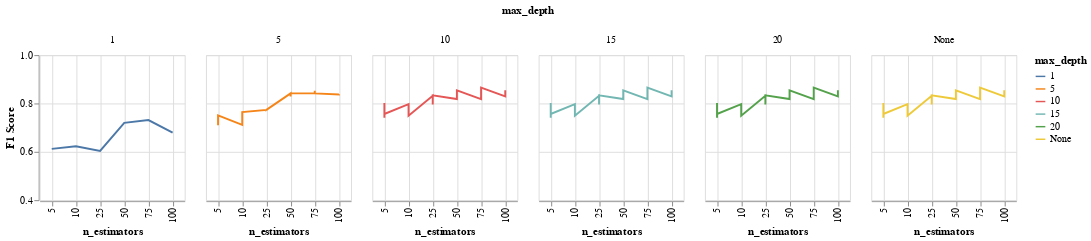

The notebook cell this image was saved under:
### Code cell
# Extract hyperparameter values and F1-scores
n_estimators_values = results['param_n_estimators']
max_depth_values = results['param_max_depth'].data.astype(str)
f1_scores = results['mean_test_score']

# Create DataFrame from GridSearchCV results
gridsearch = pd.DataFrame({
    'n_estimators': n_estimators_values,
    'max_depth': max_depth_values,
    'F1 Score': f1_scores
})

# plotting F1 score vs number of trees by tree depth
max_depth_order = ['1', '5', '10', '15', '20', 'None']

alt.Chart(gridsearch).mark_line().encode(
    x = alt.X('n_estimators:O', axis=alt.Axis(grid=True)),
    y = alt.Y('F1 Score:Q', scale=alt.Scale(domain=[0.40, 1.00])),
    color=alt.Color('max_depth:N', sort=max_depth_order)
).properties(
    height=150, 
    width=150
).facet(
    column=alt.Column('max_depth:N', sort=max_depth_order)
)

### Figure 1 — Vega-Lite specification as saved in the notebook (floating-point values rounded to 4 significant figures)
{"config": {"view": {"continuousWidth": 300, "continuousHeight": 300}}, "data": {"name": "data-fe5a989d7c6d09f2bc64f5867d02f155"}, "facet": {"column": {"field": "max_depth", "sort": ["1", "5", "10", "15", "20", "None"], "type": "nominal"}}, "spec": {"mark": {"type": "line"}, "encoding": {"color": {"field": "max_depth", "sort": ["1", "5", "10", "15", "20", "None"], "type": "nominal"}, "x": {"axis": {"grid": true}, "field": "n_estimators", "type": "ordinal"}, "y": {"field": "F1 Score", "scale": {"domain": [0.4, 1.0]}, "type": "quantitative"}}, "height": 150, "width": 150}, "$schema": "https://vega.github.io/schema/vega-lite/v5.20.1.json", "datasets": {"data-fe5a989d7c6d09f2bc64f5867d02f155": [{"n_estimators": 5, "max_depth": "None", "F1 Score": 0.7411}, {"n_estimators": 10, "max_depth": "None", "F1 Score": 0.7972}, {"n_estimators": 25, "max_depth": "None", "F1 Score": 0.8321}, {"n_estimators": 50, "max_depth": "None", "F1 Score": 0.8182}, {"n_estimators": 75, "max_depth": "None", "F1 Score": 0.8182}, {"n_estimators": 100, "max_depth": "None", "F1 Score": 0.8295}, {"n_estimators": 5, "max_depth": "None", "F1 Score": 0.8019}, {"n_estimators": 10, "max_depth": "None", "F1 Score": 0.7543}, {"n_estimators": 25, "max_depth": "None", "F1 Score": 0.7954}, {"n_estimators": 50, "max_depth": "None", "F1 Score": 0.8406}, {"n_estimators": 75, "max_depth": "None", "F1 Score": 0.8531}, {"n_estimators": 100, "max_depth": "None", "F1 Score": 0.8531}, {"n_estimators": 5, "max_depth": "None", "F1 Score": 0.7566}, {"n_estimators": 10, "max_depth": "None", "F1 Score": 0.7496}, {"n_estimators": 25, "max_depth": "None", "F1 Score": 0.8333}, {"n_estimators": 50, "max_depth": "None", "F1 Score": 0.8544}, {"n_estimators": 75, "max_depth": "None", "F1 Score": 0.8658}, {"n_estimators": 100, "max_depth": "None", "F1 Score": 0.8544}, {"n_estimators": 5, "max_depth": "1", "F1 Score": 0.6122}, {"n_estimators": 10, "max_depth": "1", "F1 Score": 0.6232}, {"n_estimators": 25, "max_depth": "1", "F1 Score": 0.6038}, {"n_estimators": 50, "max_depth": "1", "F1 Score": 0.7197}, {"n_estimators": 75, "max_depth": "1", "F1 Score": 0.7311}, {"n_estimators": 100, "max_depth": "1", "F1 Score": 0.6796}, {"n_estimators": 5, "max_depth": "1", "F1 Score": 0.6122}, {"n_estimators": 10, "max_depth": "1", "F1 Score": 0.6232}, {"n_estimators": 25, "max_depth": "1", "F1 Score": 0.6038}, {"n_estimators": 50, "max_depth": "1", "F1 Score": 0.7197}, {"n_estimators": 75, "max_depth": "1", "F1 Score": 0.7311}, {"n_estimators": 100, "max_depth": "1", "F1 Score": 0.6796}, {"n_estimators": 5, "max_depth": "1", "F1 Score": 0.6122}, {"n_estimators": 10, "max_depth": "1", "F1 Score": 0.6232}, {"n_estimators": 25, "max_depth": "1", "F1 Score": 0.6038}, {"n_estimators": 50, "max_depth": "1", "F1 Score": 0.7197}, {"n_estimators": 75, "max_depth": "1", "F1 Score": 0.7311}, {"n_estimators": 100, "max_depth": "1", "F1 Score": 0.6796}, {"n_estimators": 5, "max_depth": "5", "F1 Score": 0.7099}, {"n_estimators": 10, "max_depth": "5", "F1 Score": 0.7119}, {"n_estimators": 25, "max_depth": "5", "F1 Score": 0.7735}, {"n_estimators": 50, "max_depth": "5", "F1 Score": 0.8418}, {"n_estimators": 75, "max_depth": "5", "F1 Score": 0.8418}, {"n_estimators": 100, "max_depth": "5", "F1 Score": 0.8369}, {"n_estimators": 5, "max_depth": "5", "F1 Score": 0.7379}, {"n_estimators": 10, "max_depth": "5", "F1 Score": 0.7352}, {"n_estimators": 25, "max_depth": "5", "F1 Score": 0.7753}, {"n_estimators": 50, "max_depth": "5", "F1 Score": 0.8293}, {"n_estimators": 75, "max_depth": "5", "F1 Score": 0.8531}, {"n_estimators": 100, "max_depth": "5", "F1 Score": 0.8369}, {"n_estimators": 5, "max_depth": "5", "F1 Score": 0.751}, {"n_estimators": 10, "max_depth": "5", "F1 Score": 0.7646}, {"n_estimators": 25, "max_depth": "5", "F1 Score": 0.7734}, {"n_estimators": 50, "max_depth": "5", "F1 Score": 0.8418}, {"n_estimators": 75, "max_depth": "5", "F1 Score": 0.8418}, {"n_estimators": 100, "max_depth": "5", "F1 Score": 0.8386}, {"n_estimators": 5, "max_depth": "10", "F1 Score": 0.7411}, {"n_estimators": 10, "max_depth": "10", "F1 Score": 0.7972}, {"n_estimators": 25, "max_depth": "10", "F1 Score": 0.8321}, {"n_estimators": 50, "max_depth": "10", "F1 Score": 0.8182}, {"n_estimators": 75, "max_depth": "10", "F1 Score": 0.8182}, {"n_estimators": 100, "max_depth": "10", "F1 Score": 0.8295}, {"n_estimators": 5, "max_depth": "10", "F1 Score": 0.8019}, {"n_estimators": 10, "max_depth": "10", "F1 Score": 0.7543}, {"n_estimators": 25, "max_depth": "10", "F1 Score": 0.7954}, {"n_estimators": 50, "max_depth": "10", "F1 Score": 0.8406}, {"n_estimators": 75, "max_depth": "10", "F1 Score": 0.8531}, {"n_estimators": 100, "max_depth": "10", "F1 Score": 0.8531}, {"n_estimators": 5, "max_depth": "10", "F1 Score": 0.7566}, {"n_estimators": 10, "max_depth": "10", "F1 Score": 0.7496}, {"n_estimators": 25, "max_depth": "10", "F1 Score": 0.8333}, {"n_estimators": 50, "max_depth": "10", "F1 Score": 0.8544}, {"n_estimators": 75, "max_depth": "10", "F1 Score": 0.8658}, {"n_estimators": 100, "max_depth": "10", "F1 Score": 0.8544}, {"n_estimators": 5, "max_depth": "15", "F1 Score": 0.7411}, {"n_estimators": 10, "max_depth": "15", "F1 Score": 0.7972}, {"n_estimators": 25, "max_depth": "15", "F1 Score": 0.8321}, {"n_estimators": 50, "max_depth": "15", "F1 Score": 0.8182}, {"n_estimators": 75, "max_depth": "15", "F1 Score": 0.8182}, {"n_estimators": 100, "max_depth": "15", "F1 Score": 0.8295}, {"n_estimators": 5, "max_depth": "15", "F1 Score": 0.8019}, {"n_estimators": 10, "max_depth": "15", "F1 Score": 0.7543}, {"n_estimators": 25, "max_depth": "15", "F1 Score": 0.7954}, {"n_estimators": 50, "max_depth": "15", "F1 Score": 0.8406}, {"n_estimators": 75, "max_depth": "15", "F1 Score": 0.8531}, {"n_estimators": 100, "max_depth": "15", "F1 Score": 0.8531}, {"n_estimators": 5, "max_depth": "15", "F1 Score": 0.7566}, {"n_estimators": 10, "max_depth": "15", "F1 Score": 0.7496}, {"n_estimators": 25, "max_depth": "15", "F1 Score": 0.8333}, {"n_estimators": 50, "max_depth": "15", "F1 Score": 0.8544}, {"n_estimators": 75, "max_depth": "15", "F1 Score": 0.8658}, {"n_estimators": 100, "max_depth": "15", "F1 Score": 0.8544}, {"n_estimators": 5, "max_depth": "20", "F1 Score": 0.7411}, {"n_estimators": 10, "max_depth": "20", "F1 Score": 0.7972}, {"n_estimators": 25, "max_depth": "20", "F1 Score": 0.8321}, {"n_estimators": 50, "max_depth": "20", "F1 Score": 0.8182}, {"n_estimators": 75, "max_depth": "20", "F1 Score": 0.8182}, {"n_estimators": 100, "max_depth": "20", "F1 Score": 0.8295}, {"n_estimators": 5, "max_depth": "20", "F1 Score": 0.8019}, {"n_estimators": 10, "max_depth": "20", "F1 Score": 0.7543}, {"n_estimators": 25, "max_depth": "20", "F1 Score": 0.7954}, {"n_estimators": 50, "max_depth": "20", "F1 Score": 0.8406}, {"n_estimators": 75, "max_depth": "20", "F1 Score": 0.8531}, {"n_estimators": 100, "max_depth": "20", "F1 Score": 0.8531}, {"n_estimators": 5, "max_depth": "20", "F1 Score": 0.7566}, {"n_estimators": 10, "max_depth": "20", "F1 Score": 0.7496}, {"n_estimators": 25, "max_depth": "20", "F1 Score": 0.8333}, {"n_estimators": 50, "max_depth": "20", "F1 Score": 0.8544}, {"n_estimators": 75, "max_depth": "20", "F1 Score": 0.8658}, {"n_estimators": 100, "max_depth": "20", "F1 Score": 0.8544}]}}
